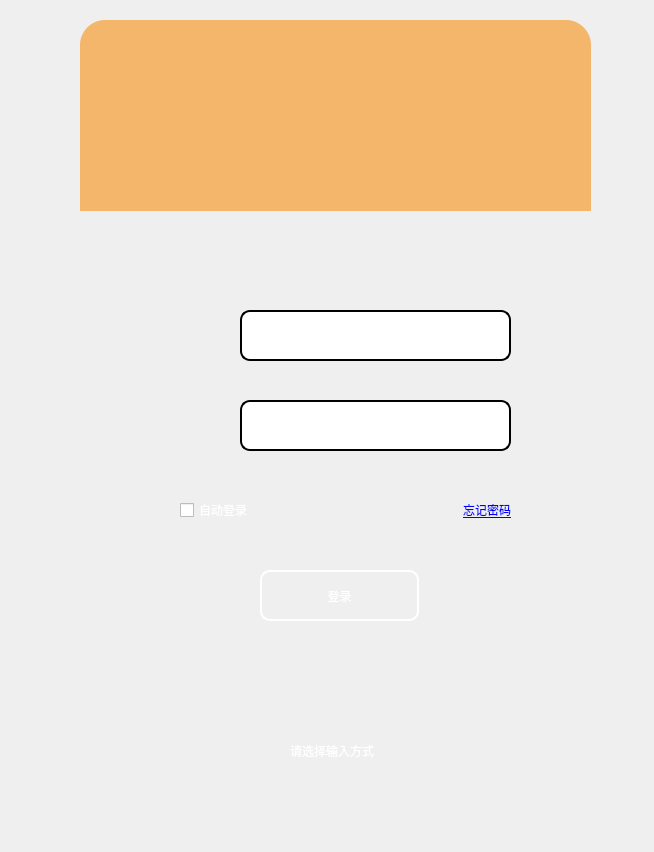
<?xml version="1.0" encoding="UTF-8"?>
<ui version="4.0">
 <class>MainWindow</class>
 <widget class="QMainWindow" name="MainWindow">
  <property name="geometry">
   <rect>
    <x>0</x>
    <y>0</y>
    <width>654</width>
    <height>852</height>
   </rect>
  </property>
  <property name="windowTitle">
   <string>MainWindow</string>
  </property>
  <widget class="QWidget" name="centralwidget">
   <widget class="QLabel" name="label">
    <property name="geometry">
     <rect>
      <x>80</x>
      <y>20</y>
      <width>511</width>
      <height>191</height>
     </rect>
    </property>
    <property name="styleSheet">
     <string notr="true">background-color: rgb(243, 182, 107);
border-top-left-radius:25px;
border-top-right-radius:25px;

</string>
    </property>
    <property name="text">
     <string/>
    </property>
   </widget>
   <widget class="QLabel" name="label_2">
    <property name="geometry">
     <rect>
      <x>80</x>
      <y>210</y>
      <width>511</width>
      <height>611</height>
     </rect>
    </property>
    <property name="styleSheet">
     <string notr="true">border-bottom-left-radius:25px;
border-bottom-right-radius:25px;
border-image: url(:/image/C:/Users/HP/Desktop/_tiao/2022TZB-UI-main/2022tzb-ui/img/glass.jpg);</string>
    </property>
    <property name="text">
     <string/>
    </property>
   </widget>
   <widget class="QWidget" name="widget" native="true">
    <property name="geometry">
     <rect>
      <x>450</x>
      <y>20</y>
      <width>141</width>
      <height>51</height>
     </rect>
    </property>
    <layout class="QHBoxLayout" name="horizontalLayout">
     <item>
      <widget class="QPushButton" name="small">
       <property name="styleSheet">
        <string notr="true">#small{
	border:none;
}


#small:pressed{
	padding-top:5px;
	padding-left:5px;

}</string>
       </property>
       <property name="text">
        <string/>
       </property>
       <property name="icon">
        <iconset resource="resource/resource.qrc">
         <normaloff>:/icon/C:/Users/HP/Desktop/_tiao/2022TZB-UI-main/2022tzb-ui/img/offscreen.png</normaloff>:/icon/C:/Users/HP/Desktop/_tiao/2022TZB-UI-main/2022tzb-ui/img/offscreen.png</iconset>
       </property>
       <property name="iconSize">
        <size>
         <width>30</width>
         <height>30</height>
        </size>
       </property>
      </widget>
     </item>
     <item>
      <widget class="QPushButton" name="close">
       <property name="styleSheet">
        <string notr="true">#close{
border:none;
}

#close:pressed{
	padding-top:5px;
	padding-left:5px;

}</string>
       </property>
       <property name="text">
        <string/>
       </property>
       <property name="icon">
        <iconset resource="resource/resource.qrc">
         <normaloff>:/icon/C:/Users/HP/Desktop/_tiao/2022TZB-UI-main/2022tzb-ui/img/close.png</normaloff>:/icon/C:/Users/HP/Desktop/_tiao/2022TZB-UI-main/2022tzb-ui/img/close.png</iconset>
       </property>
       <property name="iconSize">
        <size>
         <width>30</width>
         <height>30</height>
        </size>
       </property>
      </widget>
     </item>
    </layout>
   </widget>
   <widget class="QWidget" name="horizontalLayoutWidget">
    <property name="geometry">
     <rect>
      <x>130</x>
      <y>660</y>
      <width>421</width>
      <height>80</height>
     </rect>
    </property>
    <layout class="QHBoxLayout" name="horizontalLayout_2">
     <item>
      <spacer name="horizontalSpacer">
       <property name="orientation">
        <enum>Qt::Horizontal</enum>
       </property>
       <property name="sizeHint" stdset="0">
        <size>
         <width>40</width>
         <height>20</height>
        </size>
       </property>
      </spacer>
     </item>
     <item>
      <widget class="QPushButton" name="pushButton_3">
       <property name="styleSheet">
        <string notr="true">#pushButton_3{
border:none;
}


#pushButton_3:pressed{
	padding-top:5px;
	padding-left:5px;

}
</string>
       </property>
       <property name="text">
        <string/>
       </property>
       <property name="icon">
        <iconset resource="resource/resource.qrc">
         <normaloff>:/icon/C:/Users/HP/Desktop/_tiao/2022TZB-UI-main/2022tzb-ui/img/QQ_tencent.png</normaloff>:/icon/C:/Users/HP/Desktop/_tiao/2022TZB-UI-main/2022tzb-ui/img/QQ_tencent.png</iconset>
       </property>
       <property name="iconSize">
        <size>
         <width>40</width>
         <height>40</height>
        </size>
       </property>
      </widget>
     </item>
     <item>
      <spacer name="horizontalSpacer_2">
       <property name="orientation">
        <enum>Qt::Horizontal</enum>
       </property>
       <property name="sizeHint" stdset="0">
        <size>
         <width>40</width>
         <height>20</height>
        </size>
       </property>
      </spacer>
     </item>
     <item>
      <widget class="QPushButton" name="pushButton_2">
       <property name="styleSheet">
        <string notr="true">#pushButton_2{
border:none;
}


#pushButton_2:pressed{
	padding-top:5px;
	padding-left:5px;

}
</string>
       </property>
       <property name="text">
        <string/>
       </property>
       <property name="icon">
        <iconset resource="resource/resource.qrc">
         <normaloff>:/icon/C:/Users/HP/Desktop/_tiao/2022TZB-UI-main/2022tzb-ui/img/github.png</normaloff>:/icon/C:/Users/HP/Desktop/_tiao/2022TZB-UI-main/2022tzb-ui/img/github.png</iconset>
       </property>
       <property name="iconSize">
        <size>
         <width>40</width>
         <height>40</height>
        </size>
       </property>
      </widget>
     </item>
     <item>
      <spacer name="horizontalSpacer_3">
       <property name="orientation">
        <enum>Qt::Horizontal</enum>
       </property>
       <property name="sizeHint" stdset="0">
        <size>
         <width>40</width>
         <height>20</height>
        </size>
       </property>
      </spacer>
     </item>
     <item>
      <widget class="QPushButton" name="pushButton">
       <property name="styleSheet">
        <string notr="true">#pushButton{
border:none;
}


#pushButton:pressed{
	padding-top:5px;
	padding-left:5px;

}
</string>
       </property>
       <property name="text">
        <string/>
       </property>
       <property name="icon">
        <iconset resource="resource/resource.qrc">
         <normaloff>:/icon/C:/Users/HP/Desktop/_tiao/2022TZB-UI-main/2022tzb-ui/img/wechat.png</normaloff>:/icon/C:/Users/HP/Desktop/_tiao/2022TZB-UI-main/2022tzb-ui/img/wechat.png</iconset>
       </property>
       <property name="iconSize">
        <size>
         <width>40</width>
         <height>40</height>
        </size>
       </property>
      </widget>
     </item>
     <item>
      <spacer name="horizontalSpacer_4">
       <property name="orientation">
        <enum>Qt::Horizontal</enum>
       </property>
       <property name="sizeHint" stdset="0">
        <size>
         <width>40</width>
         <height>20</height>
        </size>
       </property>
      </spacer>
     </item>
    </layout>
   </widget>
   <widget class="QWidget" name="widget_2" native="true">
    <property name="geometry">
     <rect>
      <x>140</x>
      <y>270</y>
      <width>401</width>
      <height>361</height>
     </rect>
    </property>
    <property name="styleSheet">
     <string notr="true"/>
    </property>
    <widget class="QLineEdit" name="lineEdit">
     <property name="geometry">
      <rect>
       <x>100</x>
       <y>40</y>
       <width>271</width>
       <height>51</height>
      </rect>
     </property>
     <property name="styleSheet">
      <string notr="true">
border:2px solid; 
border-radius:10px;
font: 16pt &quot;HP Simplified&quot;;</string>
     </property>
     <property name="text">
      <string/>
     </property>
    </widget>
    <widget class="QPushButton" name="pushButton_4">
     <property name="geometry">
      <rect>
       <x>40</x>
       <y>40</y>
       <width>51</width>
       <height>51</height>
      </rect>
     </property>
     <property name="styleSheet">
      <string notr="true">border:none</string>
     </property>
     <property name="text">
      <string/>
     </property>
     <property name="icon">
      <iconset resource="resource/resource.qrc">
       <normaloff>:/icon/C:/Users/HP/Desktop/_tiao/2022TZB-UI-main/2022tzb-ui/img/avatar.png</normaloff>:/icon/C:/Users/HP/Desktop/_tiao/2022TZB-UI-main/2022tzb-ui/img/avatar.png</iconset>
     </property>
     <property name="iconSize">
      <size>
       <width>40</width>
       <height>40</height>
      </size>
     </property>
    </widget>
    <widget class="QPushButton" name="pushButton_5">
     <property name="geometry">
      <rect>
       <x>40</x>
       <y>130</y>
       <width>51</width>
       <height>51</height>
      </rect>
     </property>
     <property name="styleSheet">
      <string notr="true">border:none</string>
     </property>
     <property name="text">
      <string/>
     </property>
     <property name="icon">
      <iconset resource="resource/resource.qrc">
       <normaloff>:/icon/C:/Users/HP/Desktop/_tiao/2022TZB-UI-main/2022tzb-ui/img/key.png</normaloff>:/icon/C:/Users/HP/Desktop/_tiao/2022TZB-UI-main/2022tzb-ui/img/key.png</iconset>
     </property>
     <property name="iconSize">
      <size>
       <width>40</width>
       <height>40</height>
      </size>
     </property>
    </widget>
    <widget class="QLineEdit" name="lineEdit_2">
     <property name="geometry">
      <rect>
       <x>100</x>
       <y>130</y>
       <width>271</width>
       <height>51</height>
      </rect>
     </property>
     <property name="styleSheet">
      <string notr="true">
border:2px solid; 
border-radius:10px;
font: 16pt &quot;HP Simplified&quot;;</string>
     </property>
     <property name="text">
      <string/>
     </property>
    </widget>
    <widget class="QWidget" name="horizontalLayoutWidget_2">
     <property name="geometry">
      <rect>
       <x>40</x>
       <y>200</y>
       <width>331</width>
       <height>80</height>
      </rect>
     </property>
     <layout class="QHBoxLayout" name="horizontalLayout_3">
      <item>
       <widget class="QCheckBox" name="checkBox">
        <property name="styleSheet">
         <string notr="true">color:white;
font: 9pt &quot;微软雅黑&quot;;</string>
        </property>
        <property name="text">
         <string>自动登录</string>
        </property>
       </widget>
      </item>
      <item>
       <spacer name="horizontalSpacer_5">
        <property name="orientation">
         <enum>Qt::Horizontal</enum>
        </property>
        <property name="sizeHint" stdset="0">
         <size>
          <width>40</width>
          <height>20</height>
         </size>
        </property>
       </spacer>
      </item>
      <item>
       <widget class="QPushButton" name="pushButton_6">
        <property name="styleSheet">
         <string notr="true">color:blue;
font: 9pt &quot;微软雅黑&quot;;
text-decoration: underline;
border:none;</string>
        </property>
        <property name="text">
         <string>忘记密码</string>
        </property>
       </widget>
      </item>
     </layout>
    </widget>
    <widget class="QPushButton" name="Log">
     <property name="geometry">
      <rect>
       <x>120</x>
       <y>300</y>
       <width>159</width>
       <height>51</height>
      </rect>
     </property>
     <property name="styleSheet">
      <string notr="true">#Log{
border-radius:10px;
font: 16pt &quot;幼圆&quot;;
color:white;
border:2px solid rgb(255, 255, 255)
}
#Log:hover{
	background-color: rgb(209, 209, 209);
	color:rgb(255,255,255)

}
#Log:pressed{
	padding-top:5px;
	padding-left:5px;

}</string>
     </property>
     <property name="text">
      <string>登录</string>
     </property>
    </widget>
   </widget>
   <widget class="QLabel" name="label_3">
    <property name="geometry">
     <rect>
      <x>290</x>
      <y>740</y>
      <width>111</width>
      <height>21</height>
     </rect>
    </property>
    <property name="styleSheet">
     <string notr="true">color:white;

font: 9pt &quot;微软雅黑&quot;;</string>
    </property>
    <property name="text">
     <string>请选择输入方式</string>
    </property>
   </widget>
   <widget class="QLabel" name="label_4">
    <property name="geometry">
     <rect>
      <x>40</x>
      <y>-20</y>
      <width>281</width>
      <height>251</height>
     </rect>
    </property>
    <property name="styleSheet">
     <string notr="true">border-image: url(:/image/C:/Users/HP/Desktop/_tiao/2022TZB-UI-main/2022tzb-ui/img/hand.png);</string>
    </property>
    <property name="text">
     <string/>
    </property>
   </widget>
   <zorder>label_2</zorder>
   <zorder>label</zorder>
   <zorder>widget</zorder>
   <zorder>horizontalLayoutWidget</zorder>
   <zorder>widget_2</zorder>
   <zorder>label_3</zorder>
   <zorder>label_4</zorder>
  </widget>
 </widget>
 <resources>
  <include location="resource/resource.qrc"/>
 </resources>
 <connections>
  <connection>
   <sender>close</sender>
   <signal>clicked()</signal>
   <receiver>MainWindow</receiver>
   <slot>close()</slot>
   <hints>
    <hint type="sourcelabel">
     <x>555</x>
     <y>46</y>
    </hint>
    <hint type="destinationlabel">
     <x>620</x>
     <y>9</y>
    </hint>
   </hints>
  </connection>
  <connection>
   <sender>small</sender>
   <signal>clicked()</signal>
   <receiver>MainWindow</receiver>
   <slot>showMinimized()</slot>
   <hints>
    <hint type="sourcelabel">
     <x>484</x>
     <y>50</y>
    </hint>
    <hint type="destinationlabel">
     <x>619</x>
     <y>146</y>
    </hint>
   </hints>
  </connection>
 </connections>
</ui>
